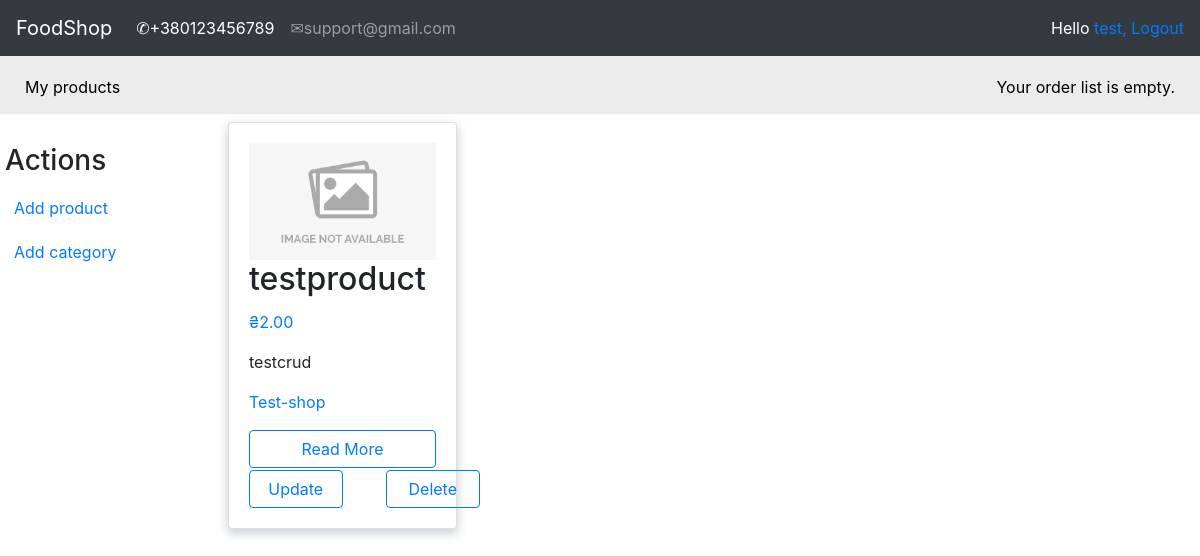
Page /account/my_products/ (signed in) on the earlier database version.
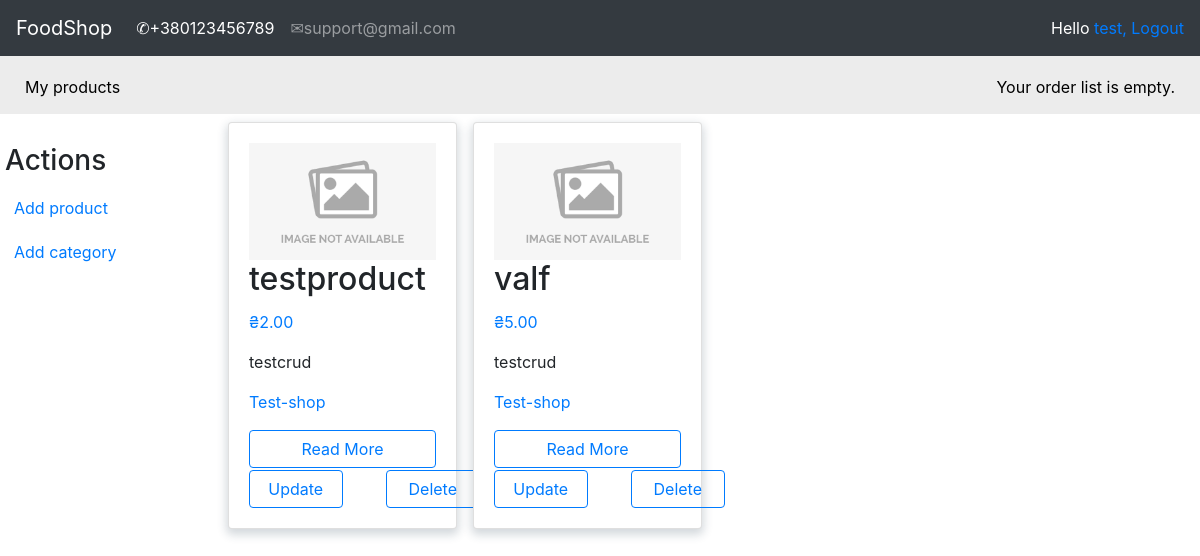
Same page on the later database version.
### shop/models.py (models this page shows, shortened)
class Product(models.Model):
    shop = models.ForeignKey(Shop, on_delete=models.CASCADE)
    category = models.ForeignKey(Category, on_delete=models.CASCADE)
    name = models.CharField(max_length=150, db_index=True)
    slug = models.SlugField(max_length=150, db_index=True)
    image = models.ImageField(upload_to='image_products/%Y/%d/%m', default='image_products/no_img.png')
    description = models.TextField(blank=True)
    price = models.DecimalField(max_digits=10, decimal_places=2)
    available = models.BooleanField(default=True)
    created = models.DateTimeField(auto_now_add=True)
    updated = models.DateTimeField(auto_now=True)
    objects = ProductManager()
    class Meta:
        ordering = ('name',)
        index_together = (('id', 'slug'),)
        default_related_name = "products"
    def get_absolute_url(self):
        return reverse('product_detail',
                       args=[self.id, self.slug])
    def get_shop_slug(self):
        shop = Shop.objects.get(name=self.shop)
        shop = shop.slug
        return reverse('product_list_by_shop',
                       args=[shop])

class Category(models.Model):
    name = models.CharField(max_length=150, db_index=True)
    slug = models.SlugField(max_length=150, db_index=True, unique=True)
    class Meta:
        ordering = ('name',)
        default_related_name = "category"
    def __str__(self):
        return self.name

class Shop(models.Model):
    owner = models.OneToOneField(settings.AUTH_USER_MODEL, on_delete=models.CASCADE)
    name = models.CharField(max_length=150, db_index=True)
    slug = models.SlugField(max_length=150, db_index=True, unique=True)
    class Meta:
        ordering = ('name',)
        default_related_name = "shop"
    def __str__(self):
        return self.name

### account/decorators.py (the view)
    def wrapper_func(request, *args, **kwargs):
        group = None
        if request.user.groups.exists():
            group = request.user.groups.filter(name='entrepreneur').exists()
        if group:
            return view_func(request, *args, **kwargs)
        else:
            return redirect('product_list')

### account/templatetags/custom_tags.py (called while the page is built)
@register.filter(name='has_group')
def has_group(user, group_name):
    return user.groups.filter(name=group_name).exists()

@register.filter(name='has_shop')
def has_shop(user, shop_name):
    if Shop.objects.filter(owner=user):
        if Shop.objects.get(owner=user).name == shop_name.name:
            return shop_name.name
    else:
        return None

### account/views.py (called while the page is built)
@login_required
@entrepreneur_only
def myProducts(request):
    shop = Shop.objects.get(owner=request.user)
    products = Product.objects.filter(shop=shop)
    context = {"products": products}
    return render(request, 'registration/CRUD/my_products.html', context)

### orderlist/context_processors.py (called while the page is built)
def orderlist(request):
    return {'orderlist': OrderList(request)}

### orderlist/orderlist.py (called while the page is built)
    def __len__(self):
        return sum(item['count'] for item in self.orderlist.values())

### templates/registration/CRUD/my_products.html (shortened to what this page needs)
{% extends 'shop/base.html' %}
{% load custom_tags %}
{% load static %}
{% block context %}
<div id="sidebar">
        <h3 style="margin-left: 5px">Actions</h3>
        <ul>
            <li>
                <a href="{% url 'create_product' %}">Add product</a>
            </li>
            <li>
                <a href="{% url 'create_category' %}">Add category</a>
            </li>
        </ul>
    </div>
{% if products %}
<div class="row">
      {% for product in products %}
        <div class="post-item col-12 col-sm-6 col-md-6 col-lg-3 p-2">
          <div class="card h-100 card-product">
            <div class="card-body card-flex">
              <img src="{{ product.image.url }}" style="width:100%; height:100%">
              <h2 class="card-title">{{ product.name }}</h2>
              <p class="text-primary">₴{{ product.price}}</p>
              <p class="card-text">{{product.category|safe | truncatewords:10 }}</p>
              <p class="card-text"><a href="{{ product.get_shop_slug }}">
                  {{product.shop|safe | truncatewords:10 }}</a></p>
              <a href="{{ product.get_absolute_url }}" style="width:100%" class="btn btn-outline-primary">Read More</a>
              {% if request.user.is_authenticated %}
                {% if request.user|has_shop:product.shop %}
                <a href="{% url 'delete_product' product.id product.slug %}" style="width:50%; margin-left: 137px;
                                                                                  margin-top: 2px; margin-bottom: -38px"
                   class="btn btn-outline-primary">Delete</a>
                <a href="{% url 'update_product' product.id product.slug %}" style="width:50%"
                   class="btn btn-outline-primary">Update</a>
                {% endif %}
              {% endif %}
            </div>
          </div>
        </div>
      {% endfor %}
    </div>
{% else %}
<p style="font-style:oblique; font-size: 400%">Sorry, there are no products in this collection.</p>
{% endif %}
{% endblock %}

Differences in the rows shown:
added Product: image (placeholder picture), name "valf", price "5.00", category "testcrud", shop "Test-shop", shows "Delete"
